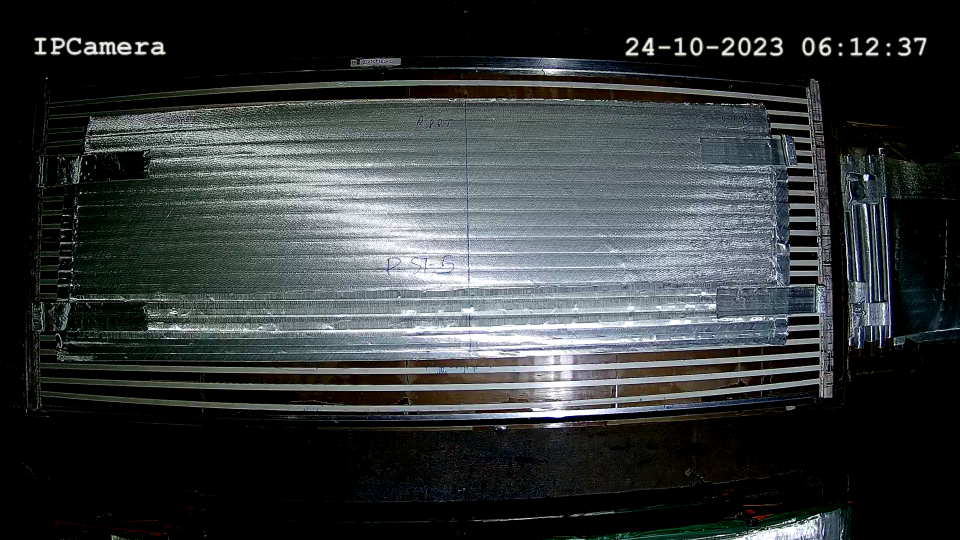
#> input picture openCV RA/im7.png, 1920 x 1080 px (shown at 1/2 size)
$ python open_cv_ex6.py
#> lines starting #> are read from the running program, lines starting #| are printed output that depends on the picture; after the words box and inside, x2 and y2 are one past the last pixel; in counts of white or black regions, pixels touching at a corner belong together
# THIS CODE DISPLAYS COLOR MAP VALUES ACROSS THE IMAGE

import os
os.chdir(r'C:\Users\Juan Pablo Lopez\PycharmProjects\ProjectJP\openCV RA')

import cv2

path='im7.png'
img=cv2.imread(path)   # standard BGR format each from 0-255
#> img is the input picture: shape (1080, 1920, 3); mean B, G, R 56.3, 55.6, 51.2
img = cv2.resize(cv2.imread(path, 1), (0, 0), fx=0.7, fy=0.7) # scaling function fx an fy if necessary
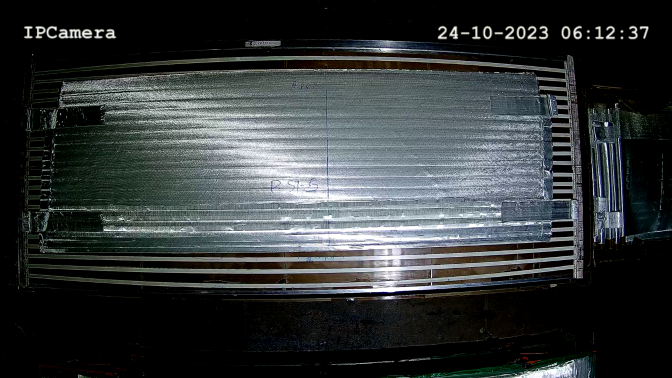
#> img: shape (756, 1344, 3) (shown at 1/2 size); mean B, G, R 56.3, 55.5, 51.2
height, width, ch = img.shape
#> height = 756; width = 1344; ch = 3
#print(img)
print(img.shape)
#| (756, 1344, 3)


hsv_img = cv2.cvtColor(img,cv2.COLOR_BGR2HSV_FULL) # better HSV format, Hue-Saturation-Value, Color is mainly HUE
#> hsv_img: shape (756, 1344, 3); mean H, S, V 66.7, 45.4, 58.7
print(hsv_img)
#> (printed output is left out)
print(hsv_img.shape)
#| (756, 1344, 3)


for x in range(0,width,18):
 for y in range(0,height,10):  # 756 rows   1344 columns
  Text=str(hsv_img[y,x,0])
  cv2.putText(img,Text,(x,y),cv2.FONT_HERSHEY_PLAIN,0.5,(100,200,0),1)  # draw text
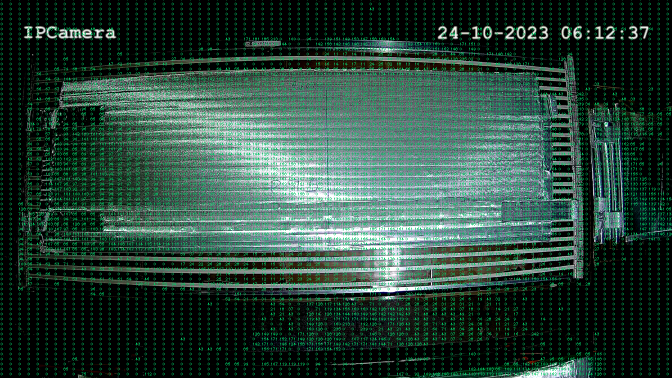
#> img: shape (756, 1344, 3) (shown at 1/2 size); 11.1% of pixels changed, all inside (x1, y1, x2, y2) = (1, 0, 1344, 751)


cv2.imshow('img',img)
cv2.waitKey(0)


#  PIXELES VAN POR FILAS Y COLUMNAS, LO MISMO Q TIRA EL .SHAPE, PERO COORDENADAS ES INVERTIDO (COLUMNA-FILA)


# BLUE   118 176 204
# RED    179 225 237
# GREEN  69 206 177
# BLACK  0   0   0
# WHITE  0   0   255

#### CODES INDEX
#### 1 THIS CODE FILTERS IMAGES ACCORDING TO A COLOR RANGE, CREATES A MASK SHOWING ONLY THE OBJECTS (PIXELS) WITH THAT COLOR
#### 2 THIS CODE RECEIVES A TEMPLATE IMAGE AND IT TRIES TO FIND THE TEMPLATE INSIDE ANOTHER PICTURE USING DIFFERENT METHODS
#### 3 THIS CODE DISPLAYS PIXEL POSITION MAP ACROSS THE IMAGE
#### 4 THIS CODE FINDS OBJECTS IN A UNIFORM BACKGROUND AND MEASURES THEM INSIDE AN IMAGE
#### 5 THIS CODE JOINS SEPARATE PICTURES INTO 1 PANOMARIC
#### 6 THIS CODE DISPLAYS COLOR MAP VALUES ACROSS THE IMAGE
#### 7 THIS CODE IS FOR DETECTING BORDERS OF OBJECTS USING CHANGES IN PIXELS AND MEASURES THEM
#### 8 THIS CODE FINDS REAL TIME VIDEO OBJECTS IN A UNIFORM BACKGROUND AND MEASURES THEM
#### 9 THIS CODE FINDS LIVE POSITIONS OF ITEMS IN UNIFORM BACKGROUND WITH REFERENCE POSITIONS
#### 10 THIS CODE DISPLAYS LIVE COLOR MAP VALUES ACROSS THE IMAGE
#### 11 THIS CODE DISPLAYS LIVE PIXEL POSITIONS ACROSS THE IMAGE
#### 12 THIS CODE CALCULATES THE DISTANCE TRAVELLED BY A BLACK LINE (OR POINT) TRAVELLING ACROSS THE IMAGE ON A VIDEO

$ run again, with openCV RA/im1.png copied over openCV RA/im7.png
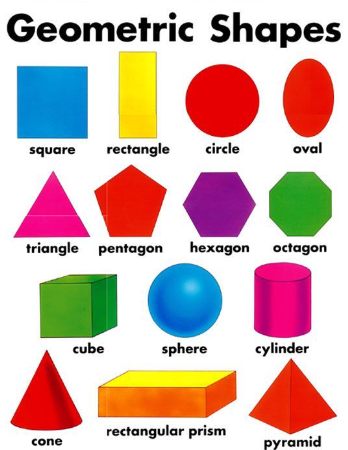
#> input picture openCV RA/im1.png, 348 x 450 px
#> img is the input picture: shape (450, 348, 3); mean B, G, R 177.4, 182.5, 209.1
#> `img = cv2.resize(cv2.imread(path, 1), (0, 0), fx=0.7, fy=0.7)`:
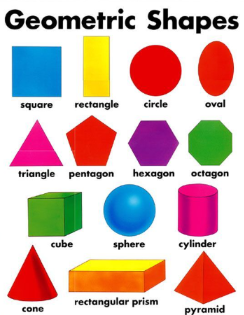
#> img: shape (315, 244, 3); mean B, G, R 177.4, 182.5, 209.1
#| (315, 244, 3)
#> hsv_img: shape (315, 244, 3); mean H, S, V 50.8, 83.8, 226.9
#> (printed output is left out)
#| (315, 244, 3)
#> after the loop `for x in range(0,width,18):`:
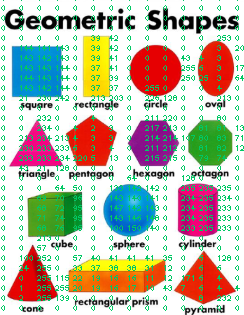
#> img: shape (315, 244, 3); 9.52% of pixels changed, all inside (x1, y1, x2, y2) = (1, 0, 244, 311)

$ run again, with openCV RA/im5.png copied over openCV RA/im7.png
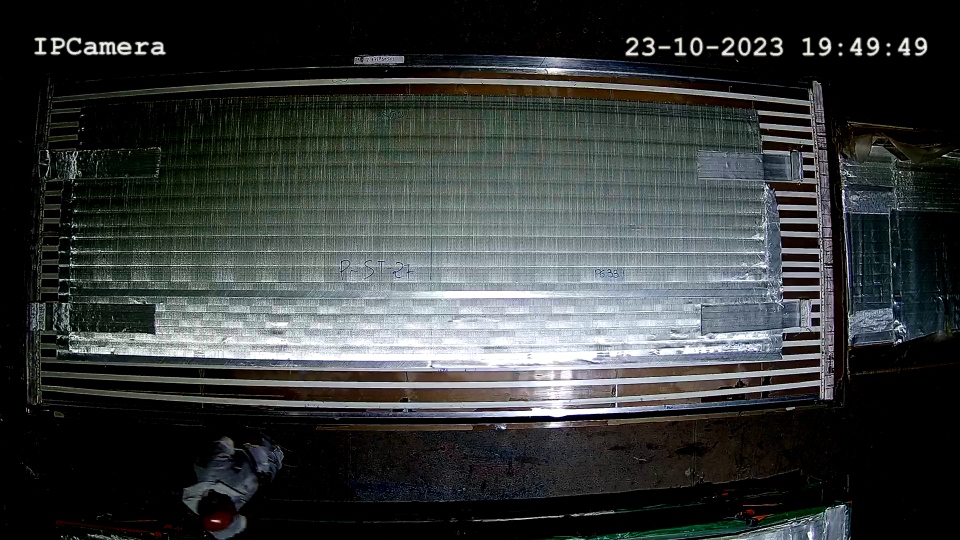
#> input picture openCV RA/im5.png, 1920 x 1080 px (shown at 1/2 size)
#> img is the input picture: shape (1080, 1920, 3); mean B, G, R 57.3, 58, 53.9
#> `img = cv2.resize(cv2.imread(path, 1), (0, 0), fx=0.7, fy=0.7)`:
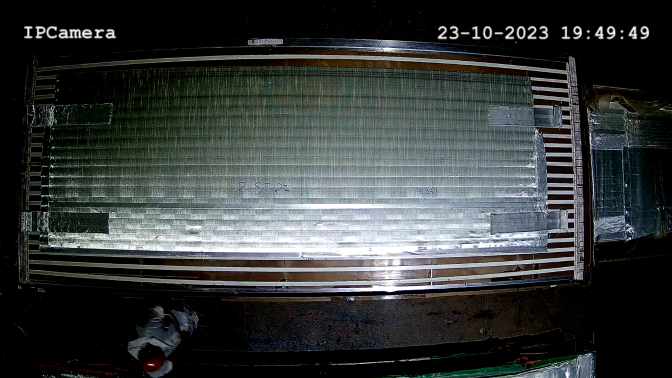
#> img: shape (756, 1344, 3) (shown at 1/2 size); mean B, G, R 57.2, 57.9, 53.8
#| (756, 1344, 3)
#> hsv_img: shape (756, 1344, 3); mean H, S, V 68.4, 53.6, 61.3
#> (printed output is left out)
#| (756, 1344, 3)
#> after the loop `for x in range(0,width,18):`:
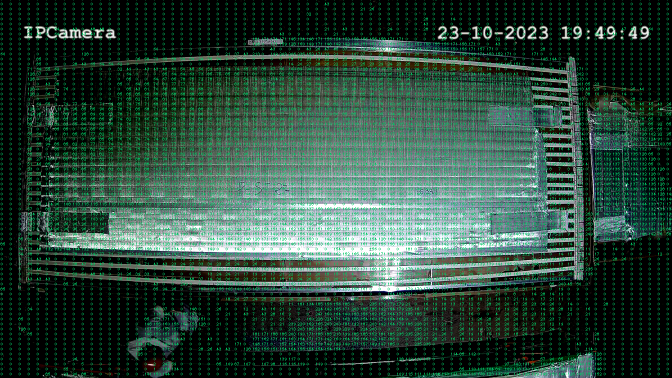
#> img: shape (756, 1344, 3) (shown at 1/2 size); 11.18% of pixels changed, all inside (x1, y1, x2, y2) = (1, 0, 1344, 751)
